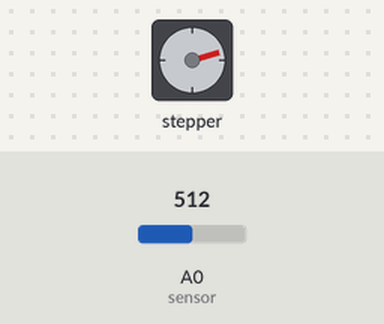
A sketch run on a simulated Arduino Uno, built with avr-gcc and run on an emulated ATmega328P. Shown: stepper motor. The inputs (shaded band) are chosen by the test bench; at power-on: A0 (sensor) = 512. Stepper angles assume 150 steps per turn.

Above: at 1.25 s.
1.3 s: A0 (sensor) set to 0
2.8 s: A0 (sensor) set to 3
4.3 s: A0 (sensor) set to 6
At 4.5 s:
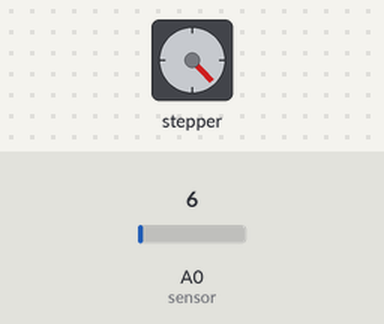
At 6.5 s:
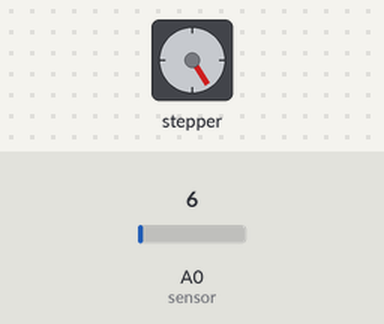
7.3 s: A0 (sensor) set to 122
At 7.97 s:
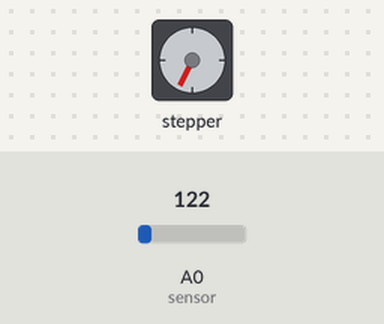
10.3 s: A0 (sensor) set to 306
Timing chart, 0 to 17.3 s (numbered marks = the images above; inputs shaded):
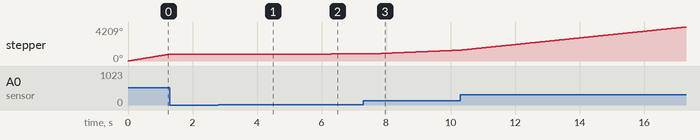

The sketch:

mighty_amberis1.ino
```cpp
#include <Stepper.h>

const int stepsPerRevolution = 150;


Stepper myStepper(stepsPerRevolution, 8, 9, 10, 11); // initialize the stepper library on pins 8 through 11:

int stepCount = 0;

void setup() {
  // nothing to do inside the setup
}

void loop() {

  int sensorReading = analogRead(A0); // read the sensor value
  int motorSpeed = map(sensorReading, 0, 1023, 0, 250);
  // set the motor speed:
  if (motorSpeed > 0) {
    myStepper.setSpeed(motorSpeed);
    myStepper.step(stepsPerRevolution / 100); // step 1/100 of a revolution
  }
}
```

Measured:
- after the input at 1.3 s, stepper: stops changing and stays 854°
- after the input at 2.8 s, every drawn part: stays the same
- by itself, stepper: keeps turning clockwise at about 658°/s
